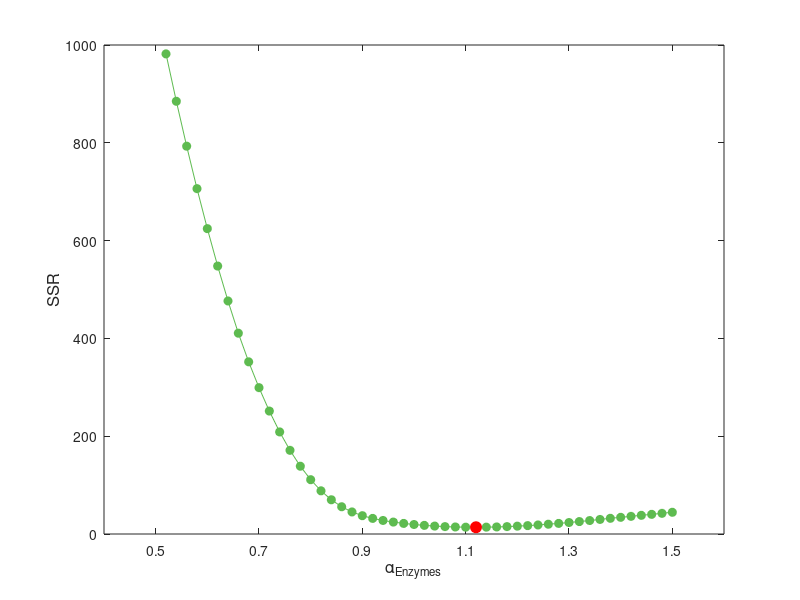
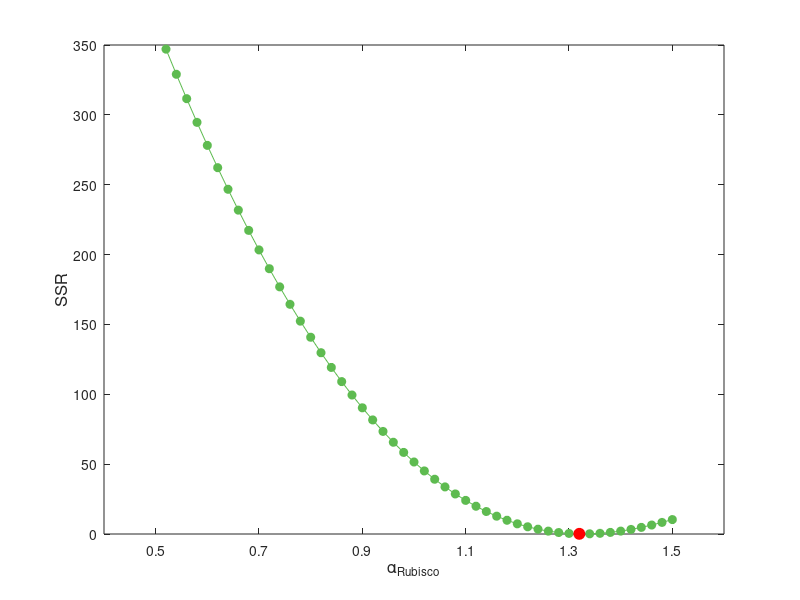

These charts were generated, in order, by the following MATLAB code: (Note: this script raises an error after producing the figures.)
%%% Plot SSR and scaling factors obtained from Jmax_simple and Vcmax_simple
%% Load data
load Jmax_simple_new_result.mat;
load Vcmax_simple_new_result.mat;
%% Plot SSR against scaling factors and highlight the optimal points
% RuBP regeneration
figure;
plot(SSR_Matrix_J(:,1),SSR_Matrix_J(:,2),'g-o',...
     'MarkerFaceColor', '#5EBB50', ... % g = green markers and line
     'MarkerEdgeColor', '#5EBB50', ...
     'MarkerSize', 6, ...
     'Color','#5EBB50')
hold on
plot(SSR_Matrix_J(scaling_index_J,1),SSR_Matrix_J(scaling_index_J,2),...
            'o', ...
            'Color', 'r', ...
            'MarkerFaceColor', 'r', ... % r = red marker
            'MarkerEdgeColor', 'r', ...
            'MarkerSize', 8, ...
            'Color','r');
set(gca, 'xtick', 0.5:0.2:1.5);
set(gca, 'FontSize', 10);
xlabel('α_{Enzymes}','FontSize', 12)
ylabel('SSR','FontSize', 12)
hold off
% Export figure
%set(gcf, 'PaperOrientation', 'landscape');
%print(gcf,fullfile('Outputs/rice_params/graphs',"Scaling_Factors_for_RuBP_regeneration_new"),'-dpdf','-bestfit');
%% Rubisco carboxylation
figure;
plot(SSR_Matrix_V(:,1),SSR_Matrix_V(:,2),'g-o',...
     'MarkerFaceColor', '#5EBB50', ... % g = green markers and line
     'MarkerEdgeColor', '#5EBB50', ...
     'MarkerSize', 6, ...
     'Color','#5EBB50')
hold on
plot(SSR_Matrix_V(scaling_index_V,1),SSR_Matrix_V(scaling_index_V,2),...
            'o', ...
            'Color', 'r', ...
            'MarkerFaceColor', 'r', ... % r = red marker
            'MarkerEdgeColor', 'r', ...
            'MarkerSize', 8, ...
            'Color','r');
set(gca, 'xtick', 0.5:0.2:1.5);
set(gca, 'FontSize', 10);
xlabel('α_{Rubisco}','FontSize', 12)
ylabel('SSR','FontSize', 12)
hold off
% Export figure
%set(gcf, 'PaperOrientation', 'portrait');
%print(gcf,fullfile('Outputs/rice_params/graphs',"Scaling_Factors_for_Rubisco_carboxylation_new"),'-dpdf','-bestfit');

%% Create figure for RuBP regeneration scaling factors
figure;
% Specify Cc and Gross Assimilation data for FvCB model
FvCB_J_x = Farq_Matrix_J(1:4,5); % Cc - only first four rows needed as they repeat
FvCB_J_y = Farq_Matrix_J(1:4,4); % Gross A - only first four rows needed as they repeat

% Specify Cc and Gross Assimilation data for optimal scaling factor
% Round off scaling factor values to prevent errors associated with floating-point numbers
ePhoto_Matrix_J(:, 1) = round(ePhoto_Matrix_J(:, 1), 2);
% Find rows for scaling_factors in ePhoto by finding and assigning indices of ePhotoMatrix from Jmax_result

opt_indices_J = find(ePhoto_Matrix_J(:,1)==a_Enzymes);
idx06_J = find(ePhoto_Matrix_J(:,1)==0.6);
idx08_J = find(ePhoto_Matrix_J(:,1)==0.8);
idx10_J = find(ePhoto_Matrix_J(:,1)==1.0);
idx12_J = find(ePhoto_Matrix_J(:,1)==1.2);
idx14_J = find(ePhoto_Matrix_J(:,1)==1.4);

ePhoto_opt_x_J = ePhoto_Matrix_J(opt_indices_J,5); % Cc
ePhoto_opt_y_J = ePhoto_Matrix_J(opt_indices_J,4); % Gross A

ePhoto_J_x_06 = ePhoto_Matrix_J(idx06_J,5);
ePhoto_J_y_06 = ePhoto_Matrix_J(idx06_J,4);

ePhoto_J_x_08 = ePhoto_Matrix_J(idx08_J,5);
ePhoto_J_y_08 = ePhoto_Matrix_J(idx08_J,4);

ePhoto_J_x_10 = ePhoto_Matrix_J(idx10_J,5);
ePhoto_J_y_10 = ePhoto_Matrix_J(idx10_J,4);

ePhoto_J_x_12 = ePhoto_Matrix_J(idx12_J,5);
ePhoto_J_y_12 = ePhoto_Matrix_J(idx12_J,4);

ePhoto_J_x_14 = ePhoto_Matrix_J(idx14_J,5);
ePhoto_J_y_14 = ePhoto_Matrix_J(idx14_J,4);

% Plot FvCB points with markers and dashed lines
plot(FvCB_J_x, FvCB_J_y, 'Marker','square', ...   % solid line with square markers
                     'MarkerFaceColor', 'k', ... % k = black markers and line
                     'MarkerEdgeColor', 'k', ...
                     'MarkerSize', 8, ...
                     'Color','k',...
                     'DisplayName', 'FvCB');
hold on

% Plot Cc (x) against Gross Assimilation (y) for optimised alpha values (red dashed lines with red triangle markers)
plot(ePhoto_opt_x_J, ePhoto_opt_y_J, ...
            '--^', ...
            'Color', 'r', ...
            'MarkerFaceColor', 'r', ... % r = red markers and line
            'MarkerEdgeColor', 'r', ...
            'MarkerSize', 8, ...
            'Color','r',...
            'DisplayName', 'α = 1.12');

hold on

% Plot background dashed lines for comparison
plot(ePhoto_J_x_06, ePhoto_J_y_06, ...
            '--', ...
            'Color', '#E97132', ...
            'DisplayName', 'α = 0.6');
hold on
plot(ePhoto_J_x_08, ePhoto_J_y_08, ...
            '--', ...
            'Color', '#CC00FF', ...
            'DisplayName', 'α = 0.8');
hold on
plot(ePhoto_J_x_10, ePhoto_J_y_10, ...
            '--', ...
            'Color', '#00B0F0', ...
            'DisplayName', 'α = 1.0');
hold on
plot(ePhoto_J_x_12, ePhoto_J_y_12, ...
            '--', ...
            'Color', '#00B050', ...
            'DisplayName', 'α = 1.2');
hold on
plot(ePhoto_J_x_14, ePhoto_J_y_14, ...
            '--', ...
            'Color', '#0070C0', ...
            'DisplayName', 'α = 1.4');

% Set x axis limits
xlim([200 700]);
ylim([0 50]);

% Add labels, title, and legend
xlabel('C_c (μmol mol^{-1})','FontSize',12);
ylabel('Gross Assimilation (μmol m^{-2} s^{-1})','FontSize',12');
title('Scaling Factors for RuBP-Regeneration (α_{Enzymes}) ','FontSize', 12');

% Add legend, including FvCB
legend('show', 'Location', 'east');

%% Create figure for Rubisco carboxylation scaling factors
figure;
% Specify Cc and Gross Assimilation data for FvCB model
FvCB_V_x = Farq_Matrix_V(1:5,5); % Cc - only first five rows needed as they repeat
FvCB_V_y = Farq_Matrix_V(1:5,4); % Gross A - only first five rows needed as they repeat

% Specify Cc and Gross Assimilation data for optimal scaling factor
% Round off scaling factor values by 2 d.p. to prevent mismatches associated with floating-point numbers
ePhoto_Matrix_V(:, 1) = round(ePhoto_Matrix_V(:, 1), 2);

% Find rows for scaling_factors in ePhoto by finding and assigning indices of ePhotoMatrix from Vcmax_result
opt_indices_V = find(ePhoto_Matrix_V(:,1)==a_Rubisco);
idx06_V = find(ePhoto_Matrix_V(:,1)==0.6);
idx08_V = find(ePhoto_Matrix_V(:,1)==0.8);
idx10_V = find(ePhoto_Matrix_V(:,1)==1.0);
idx12_V = find(ePhoto_Matrix_V(:,1)==1.2);
idx14_V = find(ePhoto_Matrix_V(:,1)==1.4);

ePhoto_opt_x_V = ePhoto_Matrix_V(opt_indices_V,5); % Cc
ePhoto_opt_y_V = ePhoto_Matrix_V(opt_indices_V,4); % Gross A

ePhoto_V_x_06 = ePhoto_Matrix_V(idx06_V,5);
ePhoto_V_y_06 = ePhoto_Matrix_V(idx06_V,4);

ePhoto_V_x_08 = ePhoto_Matrix_V(idx08_V,5);
ePhoto_V_y_08 = ePhoto_Matrix_V(idx08_V,4);

ePhoto_V_x_10 = ePhoto_Matrix_V(idx10_V,5);
ePhoto_V_y_10 = ePhoto_Matrix_V(idx10_V,4);

ePhoto_V_x_12 = ePhoto_Matrix_V(idx12_V,5);
ePhoto_V_y_12 = ePhoto_Matrix_V(idx12_V,4);

ePhoto_V_x_14 = ePhoto_Matrix_V(idx14_V,5);
ePhoto_V_y_14 = ePhoto_Matrix_V(idx14_V,4);

% Plot FvCB points with markers and dashed lines
plot(FvCB_V_x, FvCB_V_y, 'Marker','square', ...   % solid line with square markers
                     'MarkerFaceColor', 'k', ... % k = black markers and line
                     'MarkerEdgeColor', 'k', ...
                     'MarkerSize', 8, ...
                     'Color','k',...
                     'DisplayName', 'FvCB');
hold on

% Plot Cc (x) against Gross Assimilation (y) for optimised alpha values (red dashed lines with red triangle markers)
plot(ePhoto_opt_x_V, ePhoto_opt_y_V, ...
            '--^', ...
            'Color', 'r', ...
            'MarkerFaceColor', 'r', ... % r = red markers and line
            'MarkerEdgeColor', 'r', ...
            'MarkerSize', 8, ...
            'Color','r',...
            'DisplayName', 'α = 1.32');

hold on

% Plot background dashed lines for comparison
plot(ePhoto_V_x_06, ePhoto_V_y_06, ...
            '--', ...
            'Color', '#E97132', ...
            'DisplayName', 'α = 0.6');
hold on
plot(ePhoto_V_x_08, ePhoto_V_y_08, ...
            '--', ...
            'Color', '#CC00FF', ...
            'DisplayName', 'α = 0.8');
hold on
plot(ePhoto_V_x_10, ePhoto_V_y_10, ...
            '--', ...
            'Color', '#00B0F0', ...
            'DisplayName', 'α = 1.0');
hold on
plot(ePhoto_V_x_12, ePhoto_V_y_12, ...
            '--', ...
            'Color', '#00B050', ...
            'DisplayName', 'α = 1.2');
hold on
plot(ePhoto_V_x_14, ePhoto_V_y_14, ...
            '--', ...
            'Color', '#0070C0', ...
            'DisplayName', 'α = 1.4');

% Set x axis limits
xlim([60 180]);
ylim([0 50]);

% Add labels, title, and legend
xlabel('C_c (μmol mol^{-1})','FontSize',12);
ylabel('Gross Assimilation (μmol m^{-2} s^{-1})','FontSize',12');
title('Scaling Factors for Rubisco Carboxylation (α_{Rubisco}) ','FontSize', 12');

% Add legend, including FvCB
legend('show', 'Location', 'northeast');
